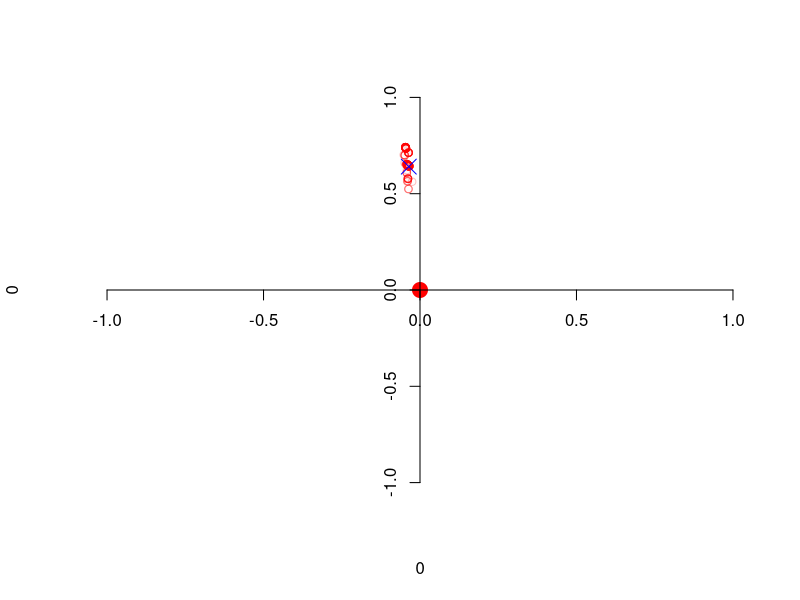
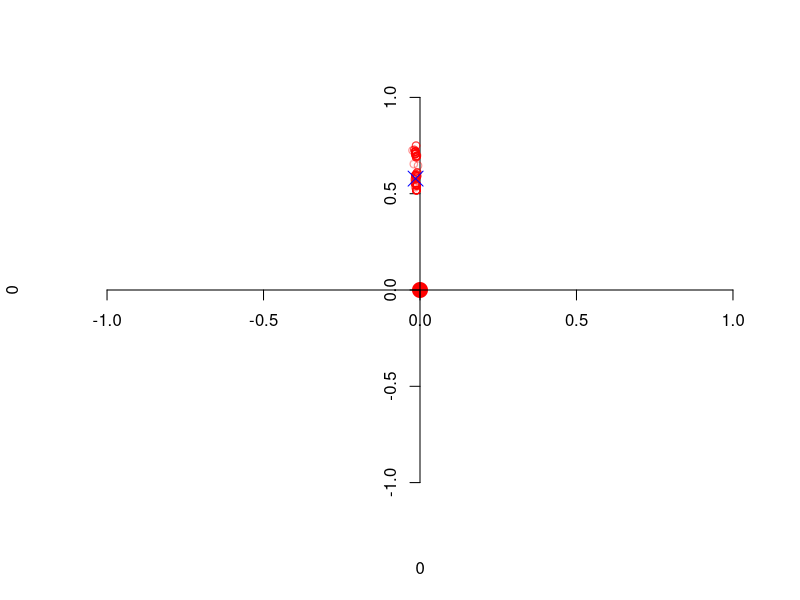
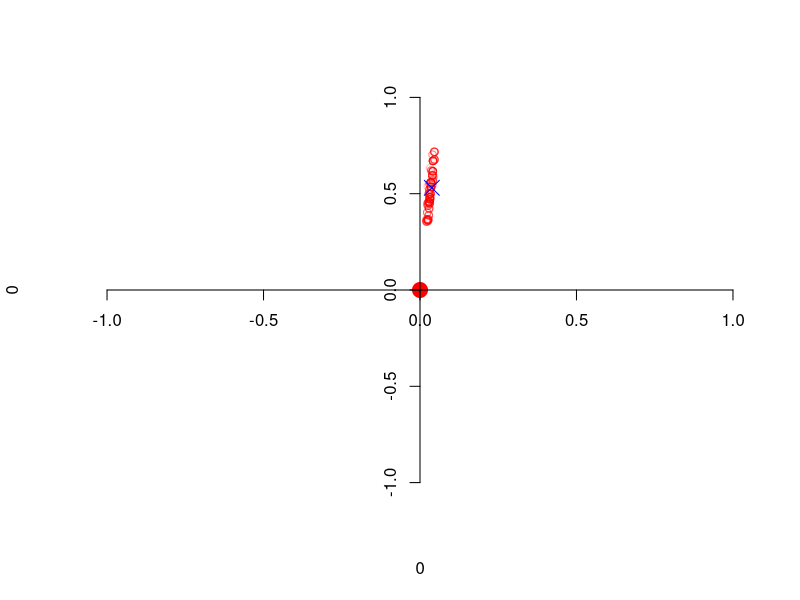
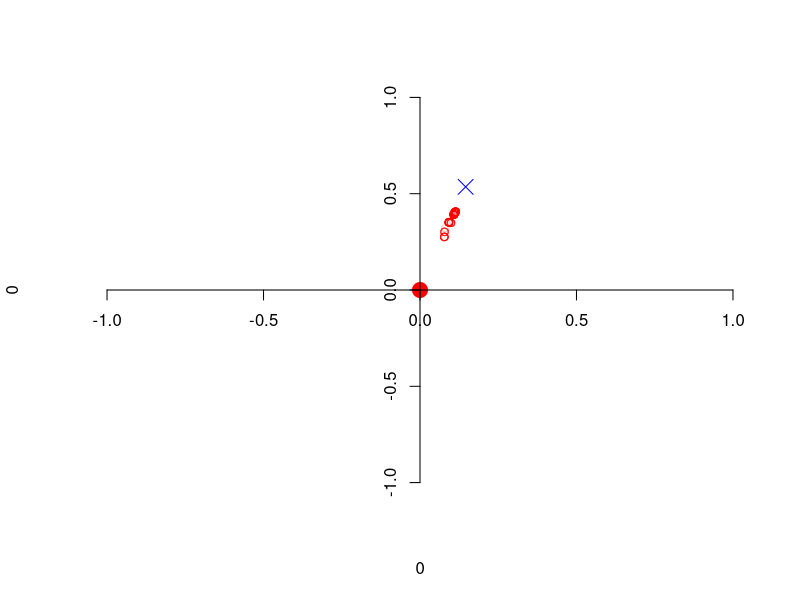
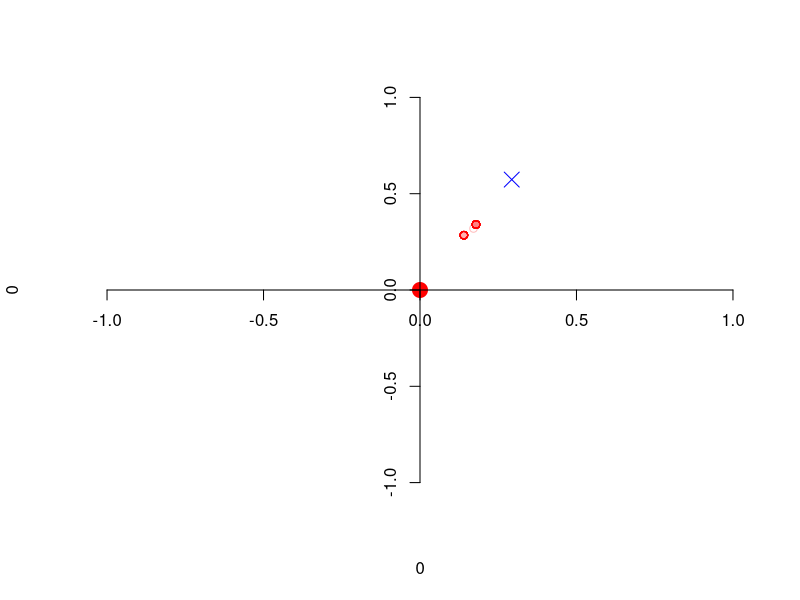
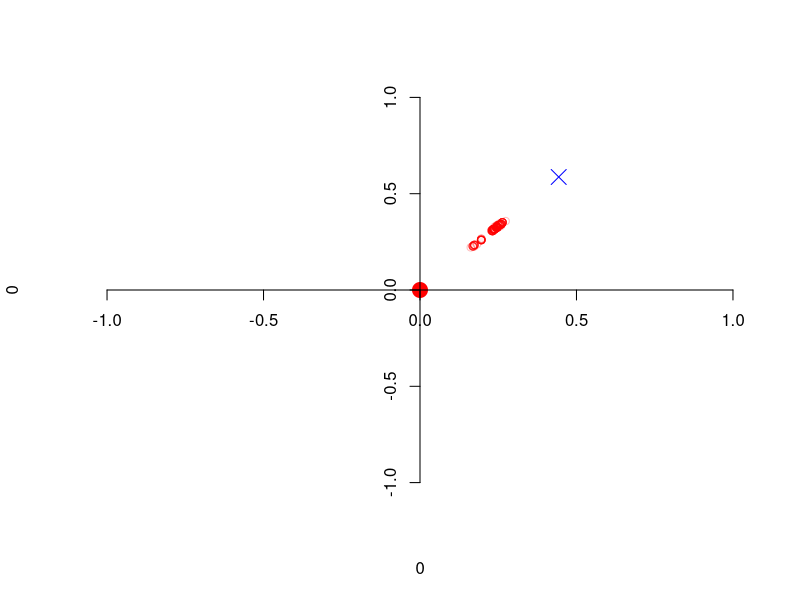
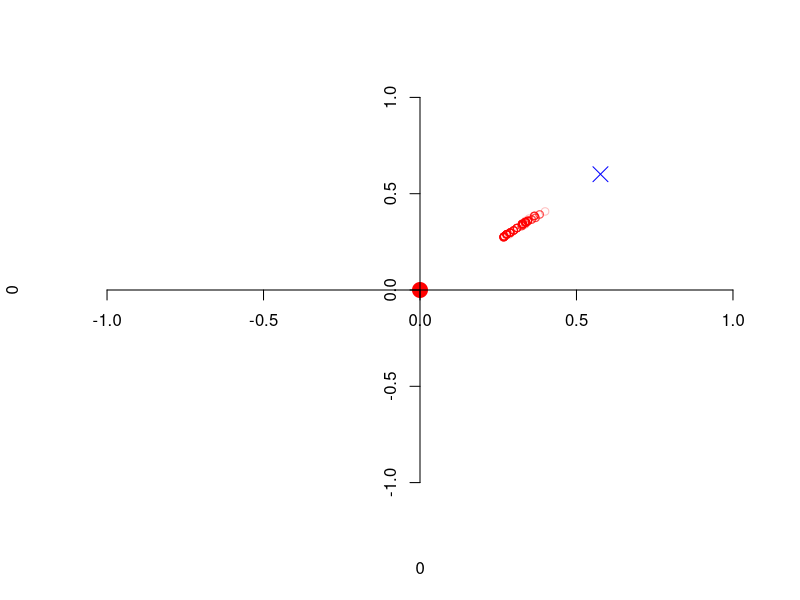
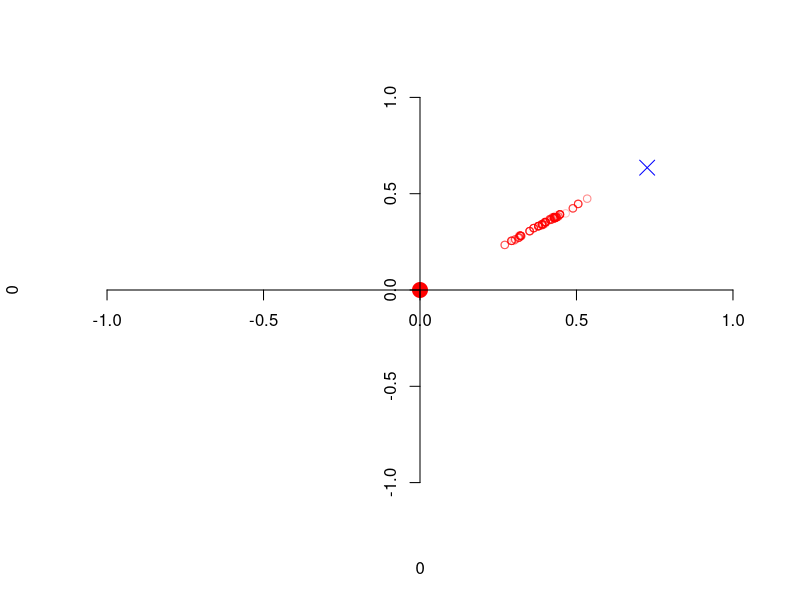

These charts were generated, in order, by the following R code:
# Helper: wrap angle to (-pi, pi]
wrapToPi <- function(a) {
  a <- (a + pi) %% (2*pi) - pi
  return(a)
}

# Simulate bearings-only tracking: constant-velocity model with white acceleration noise
simulate_bearings <- function(N,
                              q = 0.001^2,           # std dev of acceleration noise (m/s^2)
                              r = 0.005^2,           # std dev of bearing noise (radians) (default 1 degree)
                              x0 = c(-0.05, 0.001, 0.7, -0.055)  # initial state: [x, vx, y, vy]
) { 
  
  if(length(x0) != 4) stop("x0 must be length 4: c(x, vx, y, vy)")
  
  # State transition matrices for constant velocity in 2D
  F <- matrix(0, 4, 4)
  F[1,1] <- 1; F[1,2] <- 1
  F[2,2] <- 1
  F[3,3] <- 1; F[3,4] <- 1
  F[4,4] <- 1
  
  G <- matrix(0, 4, 2)
  G[1, 1] <- 0.5
  G[2, 1] <- 1
  G[3, 2] <- 0.5
  G[4, 2] <- 1
  
  # Preallocate
  x <- matrix(0, nrow = 4, ncol = N)   # true states
  z <- numeric(N)                      # noisy bearings (radians)
  z_clean <- numeric(N)                # noiseless bearings (for reference)
  
  # initial state
  x[,1] <- x0
  
  # simulate
  for(t in 2:N) {
    x[,t] <- F %*% x[,t-1] + G %*% rnorm(2, mean = 0, sd = sqrt(q))
  }
  # produce measurements for each time
  for(t in 1:N) {
    bearing_clean <- atan2(x[3,t], x[1,t])
    z_clean[t] <- wrapToPi(bearing_clean)
    # additive Gaussian noise on angle (wrapped)
    z[t] <- wrapToPi(bearing_clean + rnorm(1, 0, sqrt(r)))
  }
  
  return(list(
    states = x,              # 4 x N matrix: [x, vx, y, vy]
    bearing = z,             # noisy bearings (radians)
    bearing_clean = z_clean  # noise-free bearings (radians)
  ))
}

pf_step <- function(
    particles,      # matrix: 4 x N, each column a particle state
    weights,        # numeric vector length N, normalized
    z,              # new bearing observation (radians)
    q = 0.001^2,           # std dev of acceleration noise (m/s^2)
    r = 0.005^2,              # obs noise SD (radians)
    ess_threshold = 0    #
  ) {
  
  N <- ncol(particles)
  
  F <- matrix(0, 4, 4)
  F[1,1] <- 1; F[1,2] <- 1
  F[2,2] <- 1
  F[3,3] <- 1; F[3,4] <- 1
  F[4,4] <- 1
  
  G <- matrix(0, 4, 2)
  G[1, 1] <- 0.5
  G[2, 1] <- 1
  G[3, 2] <- 0.5
  G[4, 2] <- 1
  
  # simulate importance distribution
  particles_pred <- F %*% particles + G %*% matrix(rnorm(2*N, mean = 0, sd = sqrt(q)), 2, N)
  
  # compute new weights
  bearing_pred <- atan2(particles_pred[3,], particles_pred[1,])
  
  log_w <- log(weights) + dnorm(rep(z, N), mean = bearing_pred, sd = sqrt(r), log = TRUE)
  log_w <- log_w - max(log_w)   # stabilize
  w <- exp(log_w)
  w <- w / sum(w)
  
  # compute ESS
  
  ess <- 1 / sum(w^2)
  
  # resample?
  
  if(ess < ess_threshold) {
    idx <- sample.int(N, size = N, replace = TRUE, prob = w)
    particles_new <- particles_pred[, idx]
    w_new <- rep(1 / N, N)
    resampled <- TRUE
  } else {
    particles_new <- particles_pred
    w_new <- w
    resampled <- FALSE
  }
  
  ## --- 5. Return --------------------------------------------------------------
  list(
    particles = particles_new,
    weights   = w_new,
    ess       = ess,
    resampled = resampled
  )
}

T <- 10
max_cex <- 1
Npart <- 200
q = 0.1
x0 <- c(-0.05, 0.001, 0.7, -0.055)

all_particles <- array(0, dim = c(length(x0), Npart, T))
all_weights <- matrix(0, T, Npart)

particles <- matrix(x0, length(x0), Npart)
particles[1, ] <- particles[1, ] + 0.05 * rnorm(Npart)
particles[3, ] <- particles[3, ] + 0.05 * rnorm(Npart)
weights <- rep(1 / Npart, Npart)

all_particles[, , 1] <- particles
all_weights[1, ] <- weights

set.seed(123456)

fake_data <- simulate_bearings(T, q = 0.001)
z <- fake_data$bearing

for(t in 2:T){
  new_stuff <- pf_step(particles, weights, z[t], ess_threshold = Npart, q = 0.001)
  particles <- new_stuff$particles
  weights <- new_stuff$weights
  all_particles[, , t] <- particles
  all_weights[t, ] <- weights
  plot(0, 0, xlim = c(-1, 1), ylim = c(-1, 1), col = "red", pch = 19, cex = 2,
       xaxt = "n", yaxt = "n", bty = "n")
  axis(1, pos = 0)
  axis(2, pos = 0)
  points(particles[1, ], particles[3, ], cex = max_cex, bty = "n", col = rgb(1, 0, 0, alpha = 0.25))
  points(particles[1, ], particles[3, ], pch = 19, cex = max_cex, bty = "n", col = rgb(1, 0, 0, alpha = weights))
  points(fake_data$states[1, t], fake_data$states[3, t], col = "blue", cex = 2, pch = 4)
}


